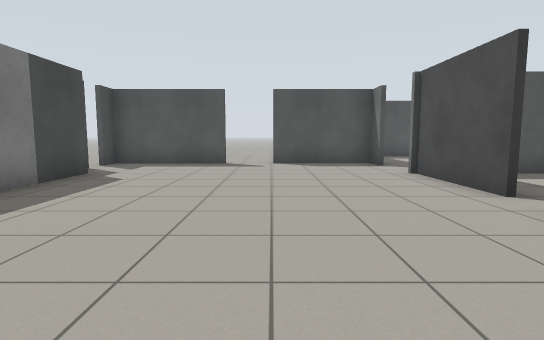
[1] (above)

15 first-person views from a walk through a Gazebo world. The camera is 0.94 m above the floor, tilts 6° down and sees 80° across. The floor is counted in squares, 1 m on a side. Each view is taken from the middle of a square. On the plan, view 1 faces up. The plan holds only what a view shows up to about 12 squares ahead; the rest is blank.

[2]
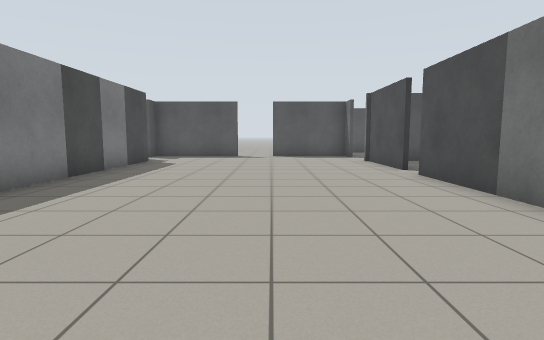

[3]
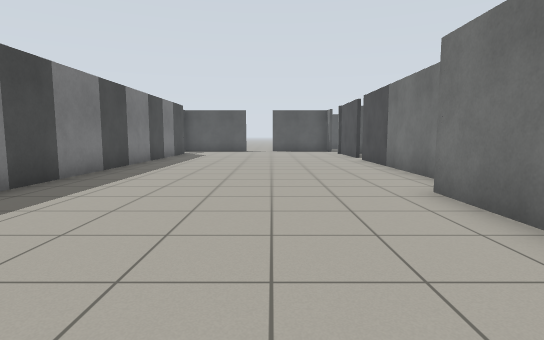

[4]
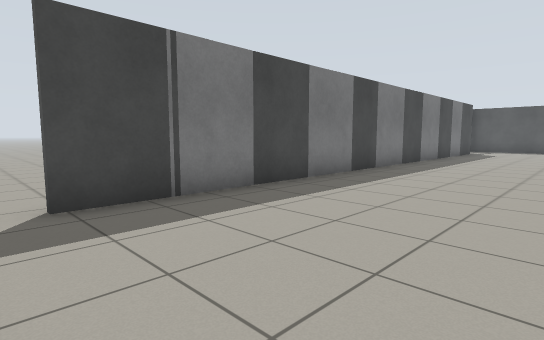

[5]
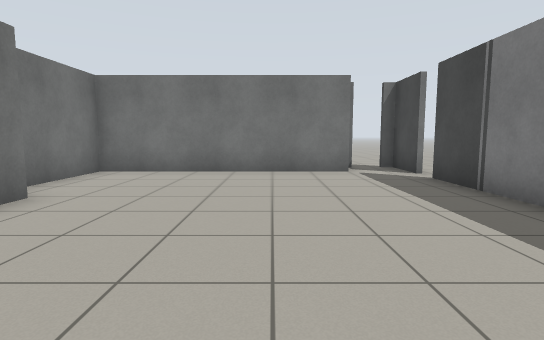

[6]
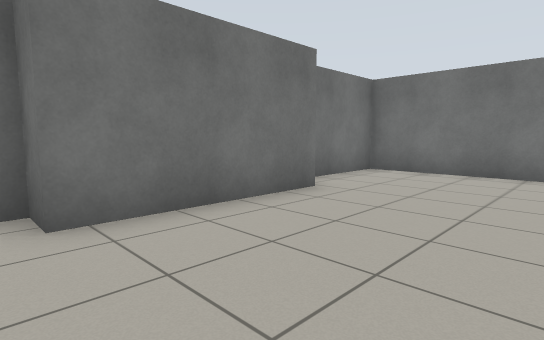

[7]
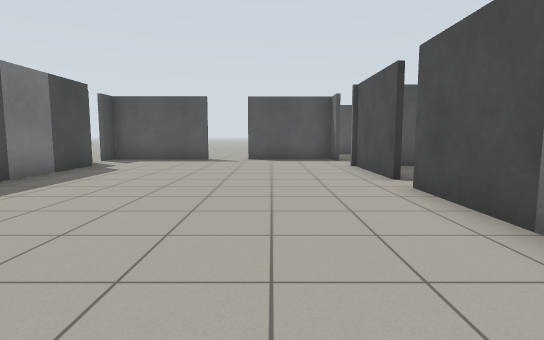

[8]
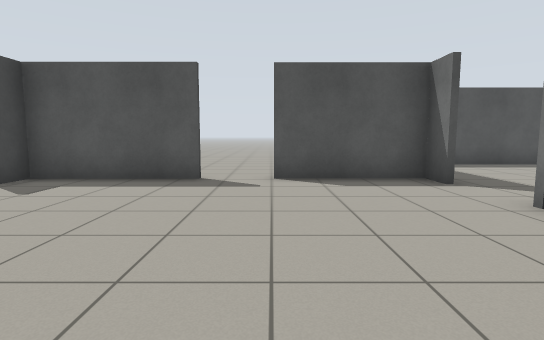

[9]
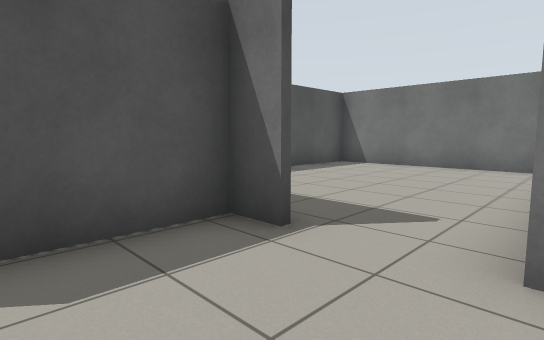

[10]
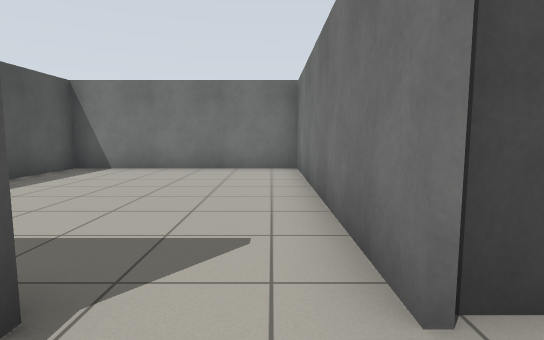

[11]
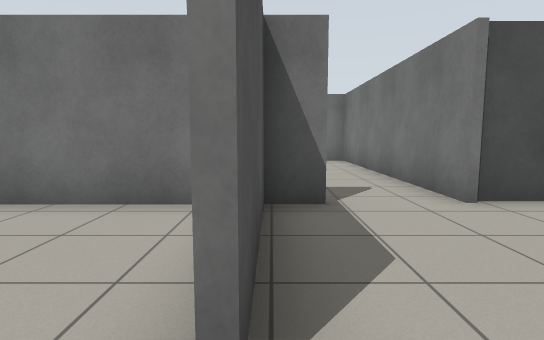

[12]
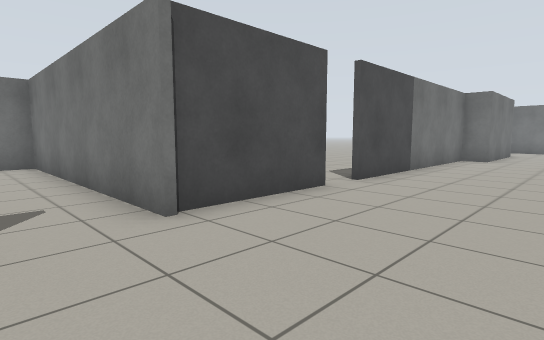

[13]
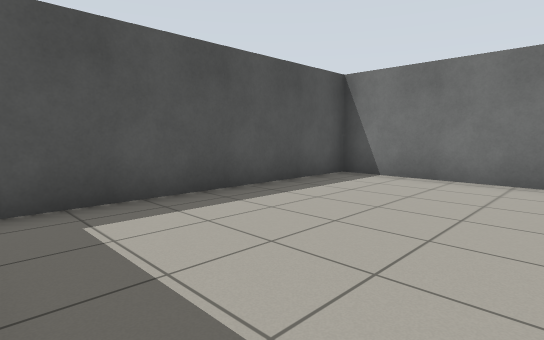

[14]
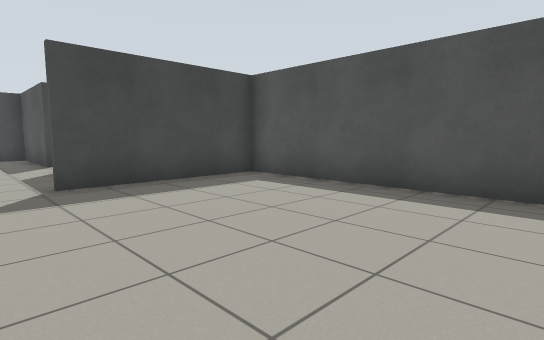

[15]
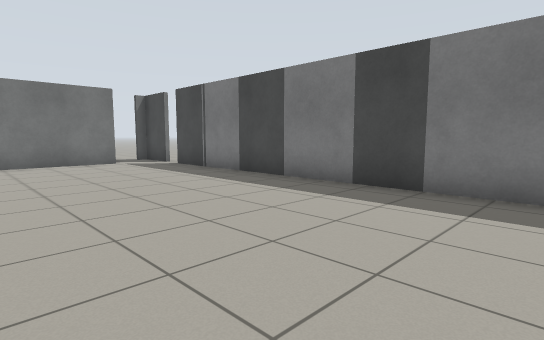

### Floor plan
Points are (right, up) in squares from view 1. A wall is a line through its corners. A room is listed if a view was taken in it or the views show most of it. See-through windows are left out.
Room 1 (views 1, 2, 3, 4, 5, 6, 7, 8, 9, 10, 11, 12, 13, 15)
walls: (3.6, 4.9) (3.6, 8.3) (4.6, 8.3); (2.7, -7.9) (2.7, -3.6) (3.6, -3.6) (3.6, 3.9); (-4.6, 8.1) (-4.6, -10.3); (3.4, 10.2) (3.4, 11.1) (0, 11.1); (-1.5, 11.1) (-5.3, 11.1); (-3.1, -11.6) (3.6, -11.6) (3.6, -8.9)
ways out: opening at (4, 9.5) to room 2; opening at (-5, 10); opening at (-4, -12); opening at (-0.5, 11); gap at (-5, -10.5); gap at (4, 4.5)
Room 2 (view 14)
walls: (4.6, 8.3) (11.3, 8.3) (11.3, 14.7) (3.5, 14.7) (3.5, 10.3)
ways out: opening at (4, 9.5) to room 1

Where each view was taken, in squares from view 1:
view 1: 0 up, 0 right, facing up
view 2: 4 down, 0 right, facing up
view 3: 9 down, 0 right, facing up
view 4: 11 down, 0 right, facing up-left
view 5: 3 down, 1 left, facing down
view 6: 3 down, 1 left, facing down-right
view 7: 2 down, 1 right, facing up
view 8: 4 up, 0 right, facing up
view 9: 8 up, 1 right, facing up-right
view 10: 9 up, 2 right, facing right
view 11: 11 up, 1 left, facing right
view 12: 10 up, 0 right, facing down-right
view 13: 10 up, 4 right, facing up-right
view 14: 9 up, 10 right, facing up-left
view 15: 0 up, 1 right, facing down-left
